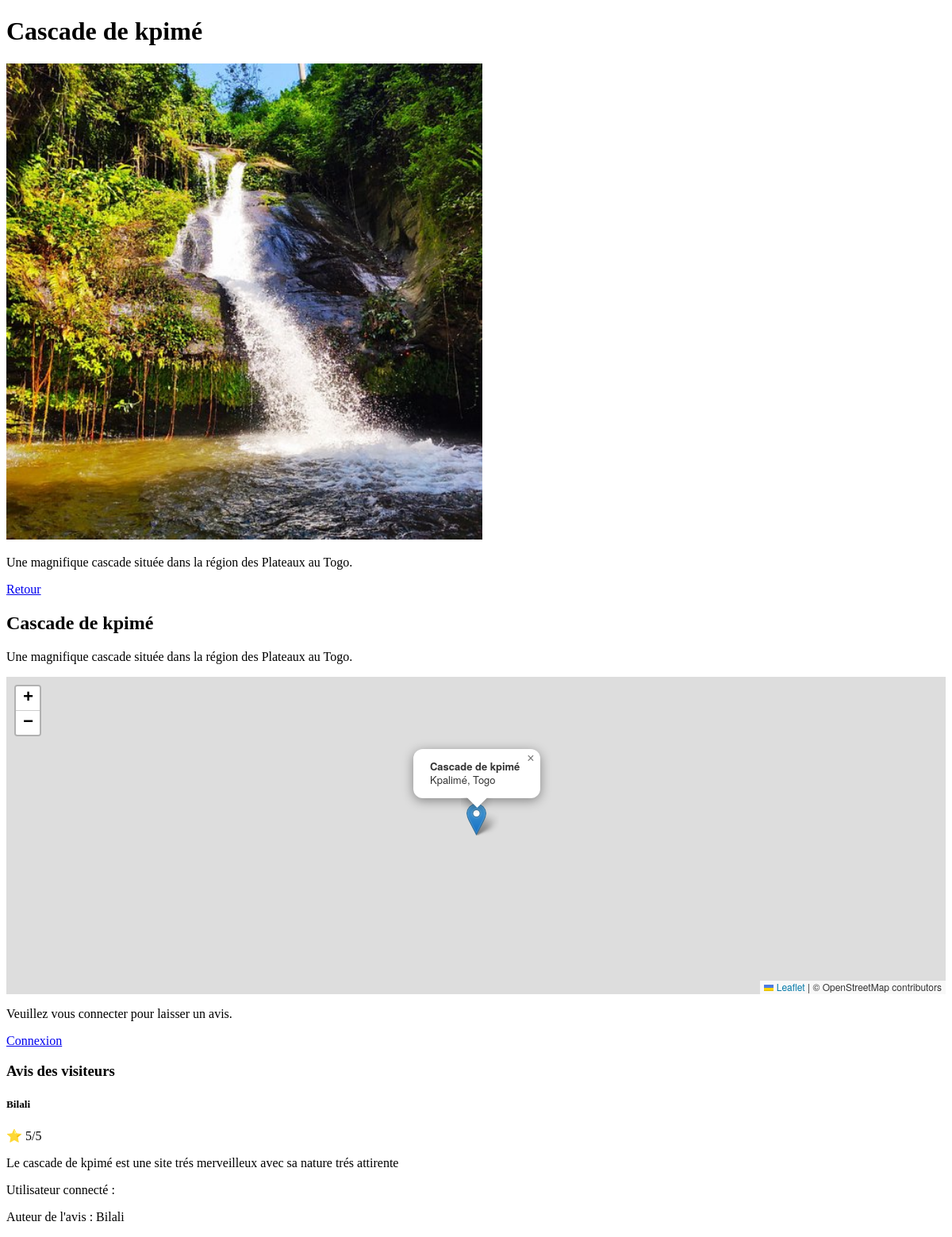
Before: /site/1/ with the older database file.
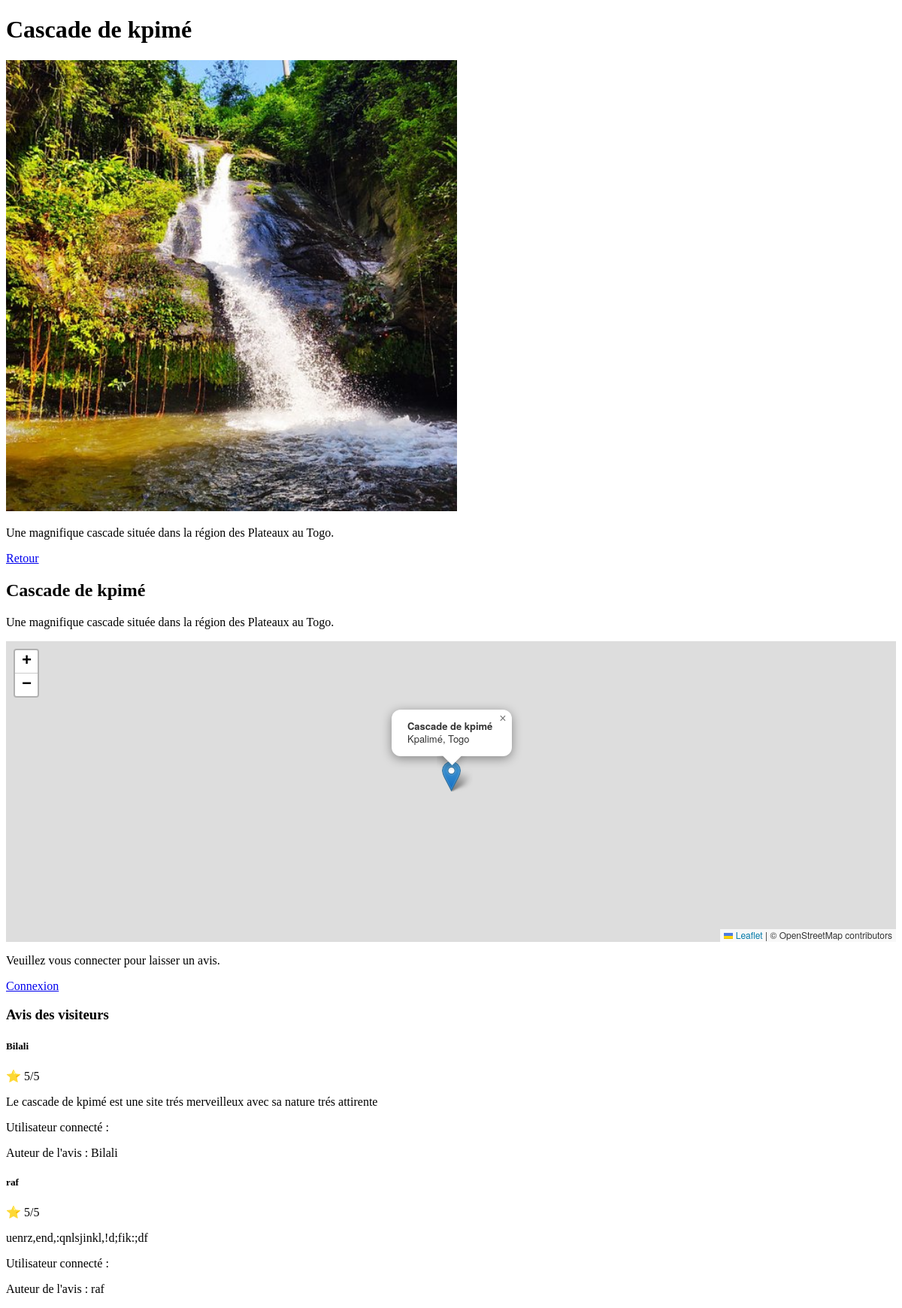
After: the same page with the newer database file.
### tourism/models.py (models this page shows, shortened)
class Review(models.Model):
    authors = models.CharField(max_length=100)
    site = models.ForeignKey(
        TouristSite,
        on_delete=models.CASCADE,
        related_name='reviews'
    )
    author = models.CharField(max_length=100)
    comment = models.TextField()
    rating = models.IntegerField(default=5)
    created_at = models.DateTimeField(auto_now_add=True)

### tourism/views.py (the view, shortened to what this page needs)
# urls.py: path('site/<int:id>/', views.site_detail, name='site_detail'),
def site_detail(request, id):
    site = get_object_or_404(TouristSite, id=id)
    context = {
        'site': site
    }
    return render(request, 'tourism/site_detail.html', context)

### tourism/templates/tourism/site_detail.html (shortened to what this page needs)
{% load static %}
<!DOCTYPE html>
<html lang="en">
    <head>
    <link
      rel="stylesheet"
      href="https://unpkg.com/leaflet/dist/leaflet.css"
    />
</head>
<body>
    <h1>{{ site.name }} </h1>
    <img src="{{ site.image.url }}" width="600">
    <p>{{ site.description }}</p>
    <a href="/">Retour</a>
    <h2>{{ site.name }}</h2>
    <p>{{ site.description }}</p>
    <div id="map" style="height: 400px; width: 100%;"></div>
{% if user.is_authenticated %}
<h3>Laisser un avis</h3>
<form method="POST">
    {% csrf_token %}
    <textarea
        name="comment"
        placeholder="Votre commentaire"
        required
    ></textarea>
    <select name="rating">
        <option value="5">⭐⭐⭐⭐⭐</option>
        <option value="4">⭐⭐⭐⭐</option>
        <option value="3">⭐⭐⭐</option>
        <option value="2">⭐⭐</option>
        <option value="1">⭐</option>
    </select>
    <button type="submit">
        Envoyer
    </button>
</form>
{% else %}
<p>Veuillez vous connecter pour laisser un avis.</p>
<a href="{% url 'login' %}">
    Connexion
</a>
{% endif %}
<h3 class="mt-4">Avis des visiteurs</h3>
{% for review in site.reviews.all %}
<div class="card mb-3">
    <div class="card-body">
        <h5>{{ review.author }}</h5>
        <p>⭐ {{ review.rating }}/5</p>
        <p>{{ review.comment }}</p>
        <p>Utilisateur connecté : {{ user.username }}</p>
        <p>Auteur de l'avis : {{ review.author }}</p>
    </div>
</div>
{% empty %}
<p>Aucun avis pour le moment.</p>
{% endfor %}
</body>
</html>

Changed rows visible on the page:
added Review: author "raf", rating "5", comment "uenrz,end,:qnlsjinkl,!d;fik:;df"
